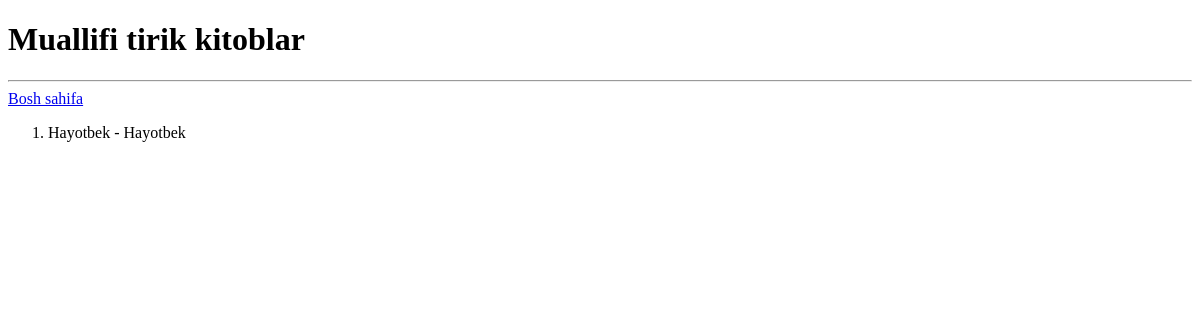
/muallifi-tirik-kitoblar, run on an earlier commit of the app's database.
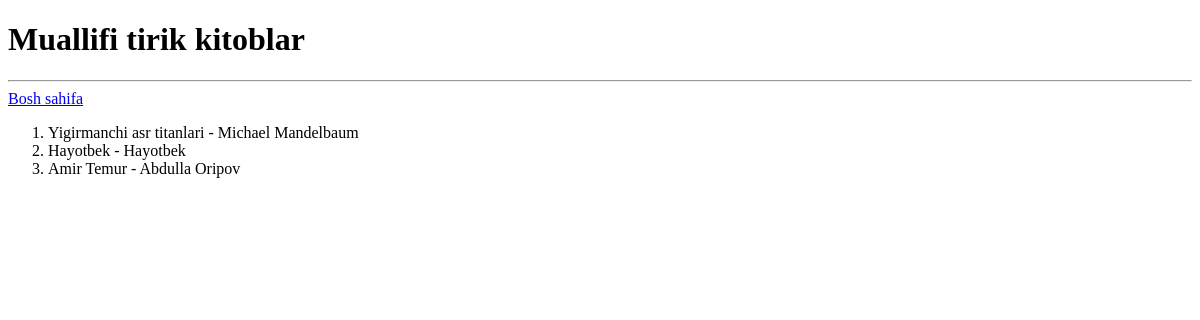
And on a later commit of the database.
### main/models.py (models this page shows, shortened)
class Book(models.Model):
    title = models.CharField(max_length=100)
    genre = models.CharField(max_length=100, null=True, blank=True)
    pages = models.PositiveIntegerField()
    author = models.ForeignKey(Author, on_delete=models.SET_NULL, null=True)

class Author(models.Model):
    class GENDER_CHOICES(models.TextChoices):
        ERKAK = 'Erkak', 'Erkak'
        AYOL = 'Ayol', 'Ayol'
    name = models.CharField(max_length=100)
    gender = models.CharField(choices=GENDER_CHOICES.choices, max_length=10, blank=True, null=True)
    birth_of_date = models.DateField(null=True, blank=True)
    books = models.PositiveSmallIntegerField(blank=True, null=True)
    is_alive = models.BooleanField(default=False)

### main/views.py (the view)
# urls.py: path('muallifi-tirik-kitoblar', live_authors_of_books),
def live_authors_of_books(request):
    books = Book.objects.filter(author__is_alive=True)
    content = {
        'books': books
    }
    return render(request, 'live_authors_of_books.html', content)

### templates/live_authors_of_books.html (shortened to what this page needs)
<!DOCTYPE html>
<html lang="en">
<head>
</head>
<body>
<h1>Muallifi tirik kitoblar</h1>
<hr>
<a href="/">Bosh sahifa</a>
<ol>
    {% for book in books %}
    <li>
        {{ book.title }} - {{ book.author.name }}
    </li>
    {% endfor %}
</ol>
</body>
</html>

What changed in the data, as far as the page shows it:
now on this page (row unchanged): Book: title "Yigirmanchi asr titanlari", author.name "Michael Mandelbaum"
now on this page (row edited): Book: title "Amir Temur", author.name "Abdulla Oripov"
